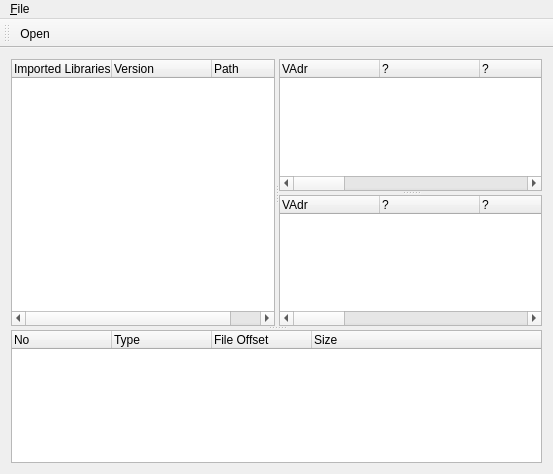
<?xml version="1.0" encoding="UTF-8"?>
<ui version="4.0">
 <author>Bernhard Beschow</author>
 <class>DependsUIBase</class>
 <widget class="QMainWindow" name="DependsUIBase">
  <property name="geometry">
   <rect>
    <x>0</x>
    <y>0</y>
    <width>553</width>
    <height>474</height>
   </rect>
  </property>
  <property name="windowTitle">
   <string>Dependency Walker</string>
  </property>
  <property name="opaqueMoving" stdset="0">
   <bool>false</bool>
  </property>
  <widget class="QWidget" name="widget">
   <layout class="QVBoxLayout">
    <item>
     <widget class="QSplitter" name="splitter1">
      <property name="orientation">
       <enum>Qt::Vertical</enum>
      </property>
      <widget class="QSplitter" name="splitter2">
       <property name="orientation">
        <enum>Qt::Horizontal</enum>
       </property>
       <widget class="QTreeWidget" name="m_pTreeSharedObjects">
        <property name="rootIsDecorated">
         <bool>true</bool>
        </property>
        <property name="showSortIndicator" stdset="0">
         <bool>true</bool>
        </property>
        <column>
         <property name="text">
          <string>Imported Libraries</string>
         </property>
        </column>
        <column>
         <property name="text">
          <string>Version</string>
         </property>
        </column>
        <column>
         <property name="text">
          <string>Path</string>
         </property>
        </column>
       </widget>
       <widget class="QSplitter" name="splitter3">
        <property name="orientation">
         <enum>Qt::Vertical</enum>
        </property>
        <widget class="QTreeWidget" name="m_pListImports">
         <property name="rootIsDecorated">
          <bool>false</bool>
         </property>
         <property name="allColumnsShowFocus">
          <bool>true</bool>
         </property>
         <property name="showSortIndicator" stdset="0">
          <bool>true</bool>
         </property>
         <column>
          <property name="text">
           <string>VAdr</string>
          </property>
         </column>
         <column>
          <property name="text">
           <string>?</string>
          </property>
         </column>
         <column>
          <property name="text">
           <string>?</string>
          </property>
         </column>
         <column>
          <property name="text">
           <string>?</string>
          </property>
         </column>
         <column>
          <property name="text">
           <string>?</string>
          </property>
         </column>
         <column>
          <property name="text">
           <string>?</string>
          </property>
         </column>
         <column>
          <property name="text">
           <string>?</string>
          </property>
         </column>
         <column>
          <property name="text">
           <string>Type</string>
          </property>
         </column>
         <column>
          <property name="text">
           <string>Section</string>
          </property>
         </column>
         <column>
          <property name="text">
           <string>Size</string>
          </property>
         </column>
         <column>
          <property name="text">
           <string>?</string>
          </property>
         </column>
         <column>
          <property name="text">
           <string>Name</string>
          </property>
         </column>
        </widget>
        <widget class="QTreeWidget" name="m_pListExports">
         <property name="rootIsDecorated">
          <bool>false</bool>
         </property>
         <property name="allColumnsShowFocus">
          <bool>true</bool>
         </property>
         <property name="showSortIndicator" stdset="0">
          <bool>true</bool>
         </property>
         <column>
          <property name="text">
           <string>VAdr</string>
          </property>
         </column>
         <column>
          <property name="text">
           <string>?</string>
          </property>
         </column>
         <column>
          <property name="text">
           <string>?</string>
          </property>
         </column>
         <column>
          <property name="text">
           <string>?</string>
          </property>
         </column>
         <column>
          <property name="text">
           <string>?</string>
          </property>
         </column>
         <column>
          <property name="text">
           <string>?</string>
          </property>
         </column>
         <column>
          <property name="text">
           <string>?</string>
          </property>
         </column>
         <column>
          <property name="text">
           <string>Type</string>
          </property>
         </column>
         <column>
          <property name="text">
           <string>Section</string>
          </property>
         </column>
         <column>
          <property name="text">
           <string>Size</string>
          </property>
         </column>
         <column>
          <property name="text">
           <string>?</string>
          </property>
         </column>
         <column>
          <property name="text">
           <string>Name</string>
          </property>
         </column>
        </widget>
       </widget>
      </widget>
      <widget class="QTreeWidget" name="m_pListSummarySharedObjects">
       <property name="showSortIndicator" stdset="0">
        <bool>true</bool>
       </property>
       <column>
        <property name="text">
         <string>No</string>
        </property>
       </column>
       <column>
        <property name="text">
         <string>Type</string>
        </property>
       </column>
       <column>
        <property name="text">
         <string>File Offset</string>
        </property>
       </column>
       <column>
        <property name="text">
         <string>Size</string>
        </property>
       </column>
      </widget>
     </widget>
    </item>
   </layout>
  </widget>
  <widget class="QToolBar" name="toolBar">
   <property name="label" stdset="0">
    <string>Tools</string>
   </property>
   <attribute name="toolBarArea">
    <enum>TopToolBarArea</enum>
   </attribute>
   <attribute name="toolBarBreak">
    <bool>false</bool>
   </attribute>
   <addaction name="fileOpenAction"/>
  </widget>
  <widget class="QMenuBar" name="MenuBar">
   <property name="geometry">
    <rect>
     <x>0</x>
     <y>0</y>
     <width>553</width>
     <height>21</height>
    </rect>
   </property>
   <widget class="QMenu" name="fileMenu">
    <property name="title">
     <string>&amp;File</string>
    </property>
    <addaction name="fileOpenAction"/>
    <addaction name="separator"/>
    <addaction name="fileExitAction"/>
   </widget>
   <addaction name="fileMenu"/>
  </widget>
  <action name="fileOpenAction">
   <property name="icon">
    <iconset>
     <normaloff>image2</normaloff>image2</iconset>
   </property>
   <property name="text">
    <string>&amp;Open...</string>
   </property>
   <property name="iconText">
    <string>Open</string>
   </property>
   <property name="shortcut">
    <string>Ctrl+O</string>
   </property>
   <property name="name" stdset="0">
    <cstring>fileOpenAction</cstring>
   </property>
  </action>
  <action name="fileExitAction">
   <property name="text">
    <string>E&amp;xit</string>
   </property>
   <property name="iconText">
    <string>Exit</string>
   </property>
   <property name="shortcut">
    <string/>
   </property>
   <property name="name" stdset="0">
    <cstring>fileExitAction</cstring>
   </property>
  </action>
 </widget>
 <layoutdefault spacing="6" margin="11"/>
 <resources/>
 <connections/>
</ui>
